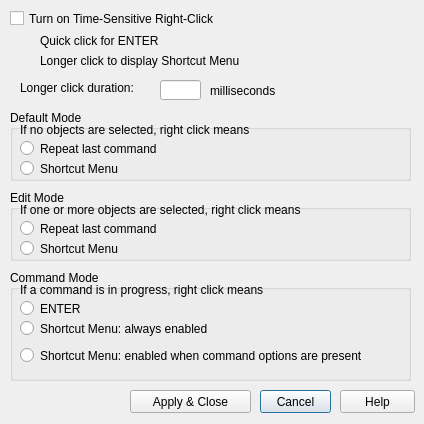
<?xml version="1.0" encoding="UTF-8"?>
<ui version="4.0">
 <class>RightClick_Dialog</class>
 <widget class="QDialog" name="RightClick_Dialog">
  <property name="geometry">
   <rect>
    <x>0</x>
    <y>0</y>
    <width>424</width>
    <height>424</height>
   </rect>
  </property>
  <property name="minimumSize">
   <size>
    <width>424</width>
    <height>424</height>
   </size>
  </property>
  <property name="maximumSize">
   <size>
    <width>424</width>
    <height>424</height>
   </size>
  </property>
  <property name="windowTitle">
   <string>Right click customization</string>
  </property>
  <property name="toolTip">
   <string/>
  </property>
  <widget class="QCheckBox" name="checkBox_timeSensitive">
   <property name="geometry">
    <rect>
     <x>10</x>
     <y>10</y>
     <width>361</width>
     <height>17</height>
    </rect>
   </property>
   <property name="toolTip">
    <string>Controls right-click behavior. A quick click is the same as pressing Enter. A longer click displays a shortcut menu. You can set the duration of the longer click in milliseconds.</string>
   </property>
   <property name="text">
    <string>Turn on Time-Sensitive Right-Click</string>
   </property>
  </widget>
  <widget class="QLabel" name="label">
   <property name="geometry">
    <rect>
     <x>40</x>
     <y>30</y>
     <width>331</width>
     <height>21</height>
    </rect>
   </property>
   <property name="text">
    <string>Quick click for ENTER</string>
   </property>
  </widget>
  <widget class="QLabel" name="label_2">
   <property name="geometry">
    <rect>
     <x>40</x>
     <y>50</y>
     <width>331</width>
     <height>21</height>
    </rect>
   </property>
   <property name="text">
    <string>Longer click to display Shortcut Menu</string>
   </property>
  </widget>
  <widget class="QGroupBox" name="groupBox_default">
   <property name="geometry">
    <rect>
     <x>10</x>
     <y>110</y>
     <width>401</width>
     <height>71</height>
    </rect>
   </property>
   <property name="title">
    <string>Default Mode</string>
   </property>
   <widget class="QRadioButton" name="radioButton_default_last_cmd">
    <property name="geometry">
     <rect>
      <x>10</x>
      <y>30</y>
      <width>341</width>
      <height>17</height>
     </rect>
    </property>
    <property name="toolTip">
     <string>Disables the Default shortcut menu. As a result, right-clicking in the drawing area when no objects are selected and no commands are in progress is the same as pressing Enter, which repeats the last issued command.</string>
    </property>
    <property name="text">
     <string>Repeat last command</string>
    </property>
   </widget>
   <widget class="QRadioButton" name="radioButton_default_shortcut">
    <property name="geometry">
     <rect>
      <x>10</x>
      <y>50</y>
      <width>341</width>
      <height>17</height>
     </rect>
    </property>
    <property name="toolTip">
     <string>Enables the Default shortcut menu.</string>
    </property>
    <property name="text">
     <string>Shortcut Menu</string>
    </property>
   </widget>
   <widget class="QLabel" name="label_3">
    <property name="geometry">
     <rect>
      <x>10</x>
      <y>10</y>
      <width>381</width>
      <height>20</height>
     </rect>
    </property>
    <property name="text">
     <string>If no objects are selected, right click means</string>
    </property>
   </widget>
  </widget>
  <widget class="QGroupBox" name="groupBox_edit">
   <property name="geometry">
    <rect>
     <x>10</x>
     <y>190</y>
     <width>401</width>
     <height>71</height>
    </rect>
   </property>
   <property name="title">
    <string>Edit Mode</string>
   </property>
   <widget class="QRadioButton" name="radioButton_edit_last_cmd">
    <property name="geometry">
     <rect>
      <x>10</x>
      <y>30</y>
      <width>341</width>
      <height>17</height>
     </rect>
    </property>
    <property name="toolTip">
     <string>Disables the Edit shortcut menu. As a result, right-clicking in the drawing area when one or more objects are selected and no commands are in progress is the same as pressing Enter, which repeats the last issued command.</string>
    </property>
    <property name="text">
     <string>Repeat last command</string>
    </property>
   </widget>
   <widget class="QRadioButton" name="radioButton_edit_shortcut">
    <property name="geometry">
     <rect>
      <x>10</x>
      <y>50</y>
      <width>341</width>
      <height>17</height>
     </rect>
    </property>
    <property name="toolTip">
     <string>Enables the Edit shortcut menu.</string>
    </property>
    <property name="text">
     <string>Shortcut Menu</string>
    </property>
   </widget>
   <widget class="QLabel" name="label_5">
    <property name="geometry">
     <rect>
      <x>10</x>
      <y>10</y>
      <width>381</width>
      <height>20</height>
     </rect>
    </property>
    <property name="text">
     <string>If one or more objects are selected, right click means</string>
    </property>
   </widget>
  </widget>
  <widget class="QGroupBox" name="groupBox_command">
   <property name="geometry">
    <rect>
     <x>10</x>
     <y>270</y>
     <width>401</width>
     <height>111</height>
    </rect>
   </property>
   <property name="title">
    <string>Command Mode</string>
   </property>
   <widget class="QRadioButton" name="radioButton_cmd_enter">
    <property name="geometry">
     <rect>
      <x>10</x>
      <y>30</y>
      <width>341</width>
      <height>17</height>
     </rect>
    </property>
    <property name="toolTip">
     <string>Disables the Command shortcut menu. As a result, right-clicking in the drawing area when a command is in progress is the same as pressing Enter.</string>
    </property>
    <property name="text">
     <string>ENTER</string>
    </property>
   </widget>
   <widget class="QRadioButton" name="radioButton_cmd_shortcut">
    <property name="geometry">
     <rect>
      <x>10</x>
      <y>50</y>
      <width>341</width>
      <height>17</height>
     </rect>
    </property>
    <property name="toolTip">
     <string>Enables the Command shortcut menu.</string>
    </property>
    <property name="text">
     <string>Shortcut Menu: always enabled</string>
    </property>
   </widget>
   <widget class="QLabel" name="label_6">
    <property name="geometry">
     <rect>
      <x>10</x>
      <y>10</y>
      <width>381</width>
      <height>20</height>
     </rect>
    </property>
    <property name="text">
     <string>If a command is in progress, right click means</string>
    </property>
   </widget>
   <widget class="QRadioButton" name="radioButton_cmd_shortcut_with_options">
    <property name="geometry">
     <rect>
      <x>10</x>
      <y>70</y>
      <width>341</width>
      <height>31</height>
     </rect>
    </property>
    <property name="toolTip">
     <string>Enables the Command shortcut menu only when command options are available at the Command prompt. If no options are available, a right-click is the same as pressing Enter.</string>
    </property>
    <property name="text">
     <string>Shortcut Menu: enabled when command options are present</string>
    </property>
   </widget>
  </widget>
  <widget class="QLineEdit" name="lineEdit_duration">
   <property name="geometry">
    <rect>
     <x>160</x>
     <y>80</y>
     <width>41</width>
     <height>20</height>
    </rect>
   </property>
   <property name="toolTip">
    <string>Controls right-click behavior. A quick click is the same as pressing Enter. A longer click displays a shortcut menu. You can set the duration of the longer click in milliseconds.</string>
   </property>
  </widget>
  <widget class="QLabel" name="label_7">
   <property name="geometry">
    <rect>
     <x>210</x>
     <y>80</y>
     <width>121</width>
     <height>21</height>
    </rect>
   </property>
   <property name="text">
    <string>milliseconds</string>
   </property>
  </widget>
  <widget class="QLabel" name="label_8">
   <property name="geometry">
    <rect>
     <x>20</x>
     <y>80</y>
     <width>131</width>
     <height>16</height>
    </rect>
   </property>
   <property name="text">
    <string>Longer click duration:</string>
   </property>
  </widget>
  <widget class="QPushButton" name="Button_Cancel">
   <property name="geometry">
    <rect>
     <x>260</x>
     <y>390</y>
     <width>71</width>
     <height>23</height>
    </rect>
   </property>
   <property name="text">
    <string>Cancel</string>
   </property>
  </widget>
  <widget class="QPushButton" name="Button_ApplyClose">
   <property name="geometry">
    <rect>
     <x>130</x>
     <y>390</y>
     <width>121</width>
     <height>23</height>
    </rect>
   </property>
   <property name="text">
    <string>Apply &amp;&amp; Close</string>
   </property>
  </widget>
  <widget class="QPushButton" name="Button_Help">
   <property name="geometry">
    <rect>
     <x>340</x>
     <y>390</y>
     <width>75</width>
     <height>23</height>
    </rect>
   </property>
   <property name="text">
    <string>Help</string>
   </property>
  </widget>
 </widget>
 <resources/>
 <connections>
  <connection>
   <sender>Button_ApplyClose</sender>
   <signal>clicked()</signal>
   <receiver>RightClick_Dialog</receiver>
   <slot>applyClose_clicked()</slot>
   <hints>
    <hint type="sourcelabel">
     <x>140</x>
     <y>407</y>
    </hint>
    <hint type="destinationlabel">
     <x>9</x>
     <y>404</y>
    </hint>
   </hints>
  </connection>
  <connection>
   <sender>Button_Cancel</sender>
   <signal>clicked()</signal>
   <receiver>RightClick_Dialog</receiver>
   <slot>cancel_clicked()</slot>
   <hints>
    <hint type="sourcelabel">
     <x>269</x>
     <y>399</y>
    </hint>
    <hint type="destinationlabel">
     <x>260</x>
     <y>383</y>
    </hint>
   </hints>
  </connection>
  <connection>
   <sender>Button_Help</sender>
   <signal>clicked()</signal>
   <receiver>RightClick_Dialog</receiver>
   <slot>help_clicked()</slot>
   <hints>
    <hint type="sourcelabel">
     <x>344</x>
     <y>395</y>
    </hint>
    <hint type="destinationlabel">
     <x>342</x>
     <y>381</y>
    </hint>
   </hints>
  </connection>
  <connection>
   <sender>checkBox_timeSensitive</sender>
   <signal>clicked()</signal>
   <receiver>RightClick_Dialog</receiver>
   <slot>timeSensitive_clicked()</slot>
   <hints>
    <hint type="sourcelabel">
     <x>83</x>
     <y>20</y>
    </hint>
    <hint type="destinationlabel">
     <x>364</x>
     <y>80</y>
    </hint>
   </hints>
  </connection>
 </connections>
 <slots>
  <slot>applyClose_clicked()</slot>
  <slot>cancel_clicked()</slot>
  <slot>help_clicked()</slot>
  <slot>timeSensitive_clicked()</slot>
 </slots>
</ui>
